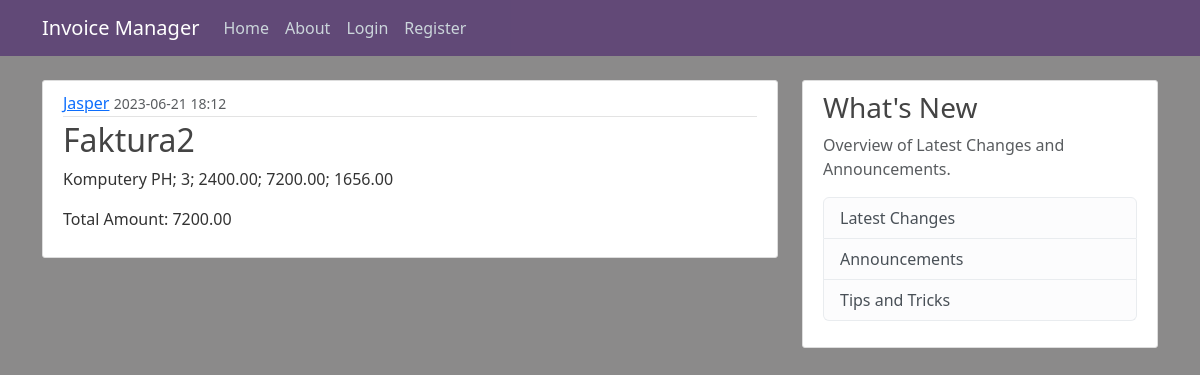
/invoice/2, run on the app's committed database.
### application/models.py (models this page shows, shortened)
class User(db.Model, UserMixin):
    id = db.Column(db.Integer, primary_key = True)
    username = db.Column(db.String(25), unique = True, nullable = False)
    email = db.Column(db.String(125), unique = True, nullable = False)
    image_file = db.Column(db.String(25), nullable = False, default = 'default.jpg')
    password = db.Column(db.String(60), nullable = False)
    invoices = db.relationship('Invoice', backref='author', lazy=True)

class Invoice(db.Model):
    id = db.Column(db.Integer, primary_key = True)
    name = db.Column(db.String(100), nullable = False)
    content = db.Column(db.Text, nullable = False)
    amount = db.Column(db.Numeric(10,2), nullable = False)
    date_posted = db.Column(db.DateTime, nullable = False, default = datetime.utcnow)
    user_id = db.Column(db.Integer, db.ForeignKey('user.id'), nullable = False)
    entries = db.relationship('Entry', backref='invoice', lazy=True)

### application/routes.py (the view)
@app.route('/invoice/<int:invoice_id>')
def invoice(invoice_id):
    invoice = Invoice.query.get_or_404(invoice_id)
    return render_template('invoice.html', title=invoice.name, invoice=invoice)

### application/templates/invoice.html (shortened to what this page needs)
{% extends "layout.html" %}
{% block content %}
    <article class="media content-section">
        <div class="media-body">
            <div class="article-metadata">
                <a class="mr-2" href="#">{{ invoice.author.username }}</a>
                <small class="text-muted">{{ invoice.date_posted.strftime('%Y-%m-%d %H:%M') }}</small>
            </div>
            <h2 class="article-title">{{ invoice.name }}</h2>
            <p class="article-content">{{ invoice.content }}</p>
            <p class="article-content">Total Amount: {{ invoice.amount }}</p>
        </div>
    </article>
{% endblock content %}

### application/static/main.css (style rules this page uses)
body { background: #8b8a8a; color: #333333; margin-top: 5rem; }
h1, h2, h3, h4, h5, h6 { color: #444444; }
.content-section { background: #ffffff; padding: 10px 20px; border: 1px solid #dddddd; border-radius: 3px; margin-bottom: 20px; }
.article-title { color: #444444; }
.article-content { white-space: pre-line; }
.article-metadata { padding-bottom: 1px; margin-bottom: 4px; border-bottom: 1px solid #e3e3e3 }

### data on the page
User: author.username "Jasper"
Invoice: date_posted "2023-06-21 18:12", name "Faktura2", content "Komputery PH; 3; 2400.00; 7200.00; 1656.00", amount "7200.00"
